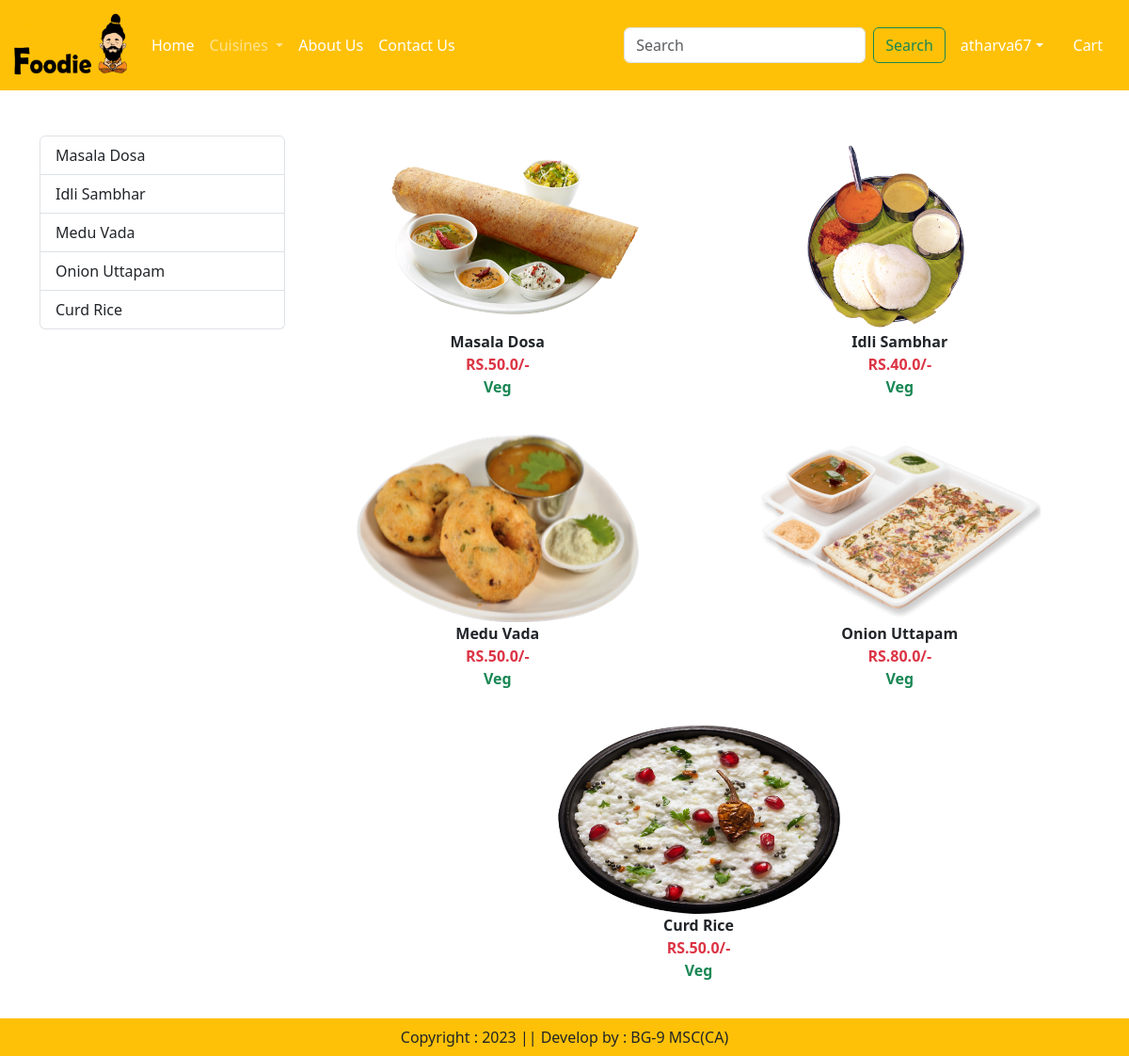
The page /category/SI (signed in) on the database its author committed.
### app/models.py (models this page shows, shortened)
class Product(models.Model):
    title= models.CharField(max_length=100)
    selling_price = models. FloatField()
    description = models.TextField()
    composition = models.TextField(default="")
    category = models.CharField(choices=CATEGORY_CHOICES, max_length=2)
    dtype=models.CharField(choices=DTYPE_CHOICES,max_length=10)
    product_image =models.ImageField(upload_to='product')

### app/views.py (the view)
# urls.py: path("category/<slug:val>",views.CategoryView.as_view(),name="category"),
@method_decorator(login_required,name='dispatch')
class CategoryView(View):
    def get(self,request,val):
        totalitem = 0
        if request.user.is_authenticated:
           totalitem = len(Cart.objects.filter(user=request.user))
        product = Product.objects.filter(category=val)
        title = Product.objects.filter(category=val).values('title')
        return render(request,"app/category.html",locals())

### app/templates/app/category.html (shortened to what this page needs)
{% extends 'app/base.html' %}
{% load static %}
{% block main-content %}
    <div class="container my-5">
        <div class="row">
            <div class="col-sm-3">
                <div class="list-group">
                    {%for val in title %}
                        <a href="{% url 'category-title' val.title %}" class="list-group-item list-group-item-action" aria-current="true">{{val.title}}</a>
                    {% endfor %}
                </div>
            </div>
            <div class="col-sm-9">
                <div class="row">
                    {% for prod in product %}
                        <div class="col text-center mb-4">
                            <a href="{% url 'product-detail' prod.id %}" class="btn">
                                <div>
                                    <img src="{{prod.product_image.url}}" width="300px" height="200px"/>
                                    <div class="fw-bold">{{prod.title}}</div>
                                    <div class="fw-bold text-danger">
                                        RS.{{prod.selling_price}}/-
                                    </div>
                                    <div class="fw-bold text-success">{{prod.dtype}}</div>
                                </div>
                            </a>
                        </div>
                    {% endfor %}
                </div>
            </div>
        </div>
    </div>
{% endblock main-content  %}

### app/templates/app/base.html (shortened to what this page needs)
<!DOCTYPE html>
 {% load static %}
<html lang="en">
<head>
    <link href="https://cdn.jsdelivr.net/npm/bootstrap@5.3.0-alpha3/dist/css/bootstrap.min.css" rel="stylesheet">
    <link rel="stylesheet" href="{% static 'app/css/owl.carousel.min.css' %}" />
    <link rel='stylesheet' href="{% static 'app/css/all.min.css' %}"/>
    <link rel='stylesheet' href="{% static 'app/css/style.css' %}"/>
</head>
<body>
    <nav class="navbar navbar-expand-lg navbar-dark bg-warning">
        <div class="container-fluid">
          <a class="navbar-brand" href="#">
            <img src="{% static "app/images/logo.png" %}" width="125" height="70"/>
          </a>
          <div class="collapse navbar-collapse" id="navbarSupportedContent">
            <ul class="navbar-nav me-auto mb-2 mb-lg-0">
              {% if request.user.is_authenticated %}
              <li class="nav-item">
                <a class="nav-link active" aria-current="page" href="/">Home</a>
              </li>
              <li class="nav-item dropdown">
                <a class="nav-link dropdown-toggle" href="#" role="button" data-bs-toggle="dropdown" aria-expanded="false">
                  Cuisines
                </a>
              </li>
              <li class="nav-item">
                <a class="nav-link text-white" href="{% url 'about'  %}">About Us</a>
              </li>
              <li class="nav-item">
                <a class="nav-link text-white" href="{% url 'contact' %}">Contact Us</a>
              </li>
            </ul>
            <form class="d-flex" role="search" action="/search">
              <input class="form-control me-2" type="search" placeholder="Search" name="search" aria-label="Search">
              <button class="btn btn-outline-success" type="submit">Search</button>
            </form>
          </div>
          <ul class="navbar-nav me-auto mb-2 mb-lg-0">
            <li class="nav-item dropdown mx-2">
                <a class="nav-link dropdown-toggle text-white" href="#" id="profileDropdown" role="button" data-bs-toggle="dropdown" aria-expanded="false">{{request.user}}</a>
            </li>
            <li class="nav-item mx-2">
                <a href="{% url 'showcart' %}" class="nav-link text-white"> Cart </a>
            </li>
            {% endif %}
          </ul>
        </div>
      </nav>
      {% block main-content %}{% endblock main-content %}
      <footer class="container-fluid fixed-bottom bg-warning text-center p-2 mt-5">
        Copyright : 2023 || Develop by : BG-9 MSC(CA)
      </footer>
</body>
</html>

### rows shown on the page
Product: product_image (picture), title "Masala Dosa", selling_price "50.0", dtype "Veg"
Product: product_image (picture), title "Idli Sambhar", selling_price "40.0", dtype "Veg"
Product: product_image (picture), title "Medu Vada", selling_price "50.0", dtype "Veg"
Product: product_image (picture), title "Onion Uttapam", selling_price "80.0", dtype "Veg"
Product: product_image (picture), title "Curd Rice", selling_price "50.0", dtype "Veg"

### other values the page prints
{{ request.user }} "atharva67"
{{ val.title }} "Masala Dosa" "Idli Sambhar" "Medu Vada" "Onion Uttapam" "Curd Rice"
